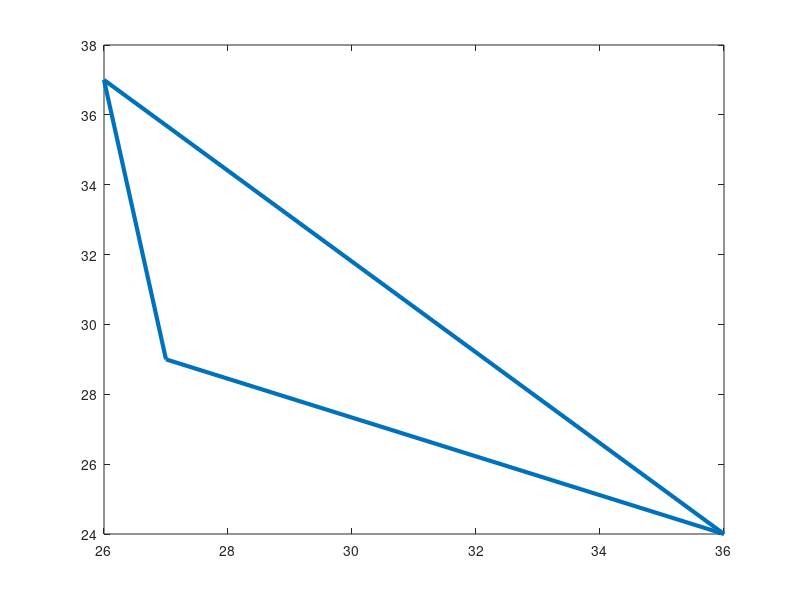

Source code (MATLAB):

clear all;
#t=0:0.1:2*pi+0.1;
#u=0:0.1:2*pi+0.1;
#R=3;
#[T,U]=meshgrid(t,u);
for i=1:30;
P=[6,-6];
Q=[-4,7];
R=[-3,-1];
t=[P+i;Q+i;R+i;P+i]
plot(t(:,1),t(:,2),'LineWidth',3)
pause(0.01);
end